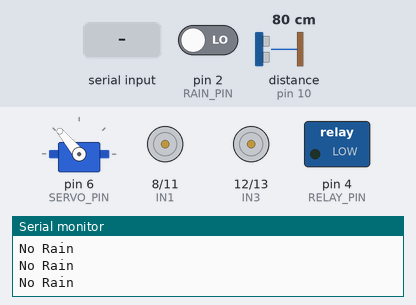
A sketch run on a simulated Arduino Uno, built with avr-gcc and run on an emulated ATmega328P. Shown: servo, motor-driver pin pairs drawn as motors (green arrow = first pin HIGH = forward, orange = second pin HIGH = backward, longer = more drive, scaled by the enable pin), switched loads named in the sketch (green lamp = pin HIGH), the last lines printed to the serial monitor. Wiring (inferred from the names in the program): ultrasonic range finder: trigger pin 9; echo pin 10. Inputs (shaded band) come from the test bench; at power-on: distance to the obstacle (sensor on pin 10) 80 cm, pin 2 (RAIN_PIN) LOW. The echo pulse lasts 58.3 µs per cm; pins used as bus, display or sensor lines are not drawn.

Above: at 1.2 s.
1.3 s: distance to the obstacle (sensor on pin 10) set to 12 cm
2.8 s: distance to the obstacle (sensor on pin 10) set to 9 cm
At 5.14 s:
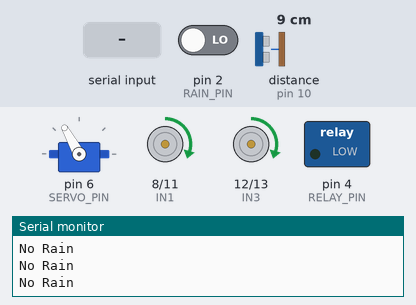
5.8 s: pin 2 (RAIN_PIN) driven HIGH
At 5.95 s:
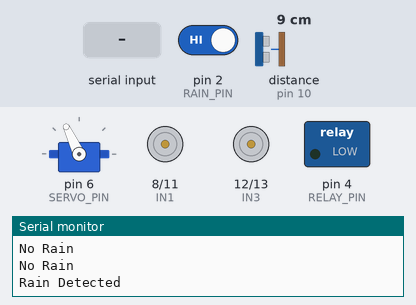
8.8 s: "STOPR\n" received over Serial
At 8.97 s:
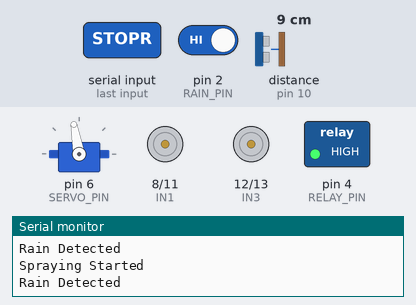
11.8 s: "STOPR\n" received over Serial
At 11.99 s:
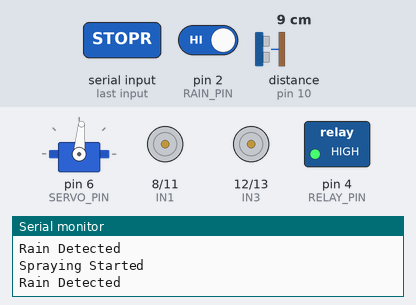
14.8 s: distance to the obstacle (sensor on pin 10) set to 2 cm
Timing chart, 0 to 30.2 s (numbered marks = the images above; inputs shaded):
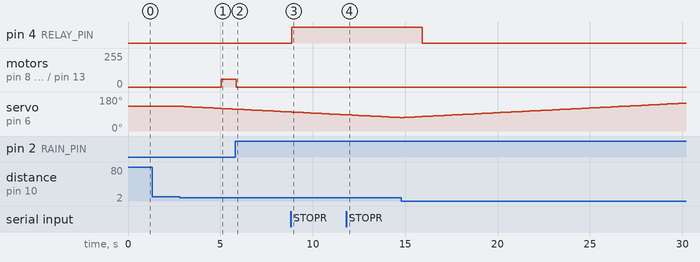

The sketch:

bot_arduino.ino
```cpp
#include <Servo.h>

/* MOTOR DRIVER */

#define ENA 5
#define ENB 3
#define IN1 8
#define IN2 11
#define IN3 12
#define IN4 13

/* RELAY */

#define RELAY_PIN 4

/* RAIN SENSOR */

#define RAIN_PIN 2

/* ULTRASONIC */

#define TRIG_PIN 9
#define ECHO_PIN 10

/* SERVO */

#define SERVO_PIN 6
Servo arm;

/* DISTANCE VARIABLES */

long duration;
float distance;

/* ARM CONTROL */

int servoPos = 130;
int minAngle = 10;
int maxAngle = 170;

float setPoint = 3.0;
float tolerance = 0.3;

/* MOVE DELAY TIMER */

unsigned long dryStartTime = 0;
bool waitingToMove = false;

/* DISEASE CONTROL */

bool diseaseStop = false;
String command = "";

/* SPRAY TIMER */

bool spraying = false;
unsigned long sprayStartTime = 0;

/* ---------------- DISTANCE FUNCTION ---------------- */

float getDistance() {

digitalWrite(TRIG_PIN, LOW);
delayMicroseconds(2);

digitalWrite(TRIG_PIN, HIGH);
delayMicroseconds(10);
digitalWrite(TRIG_PIN, LOW);

duration = pulseIn(ECHO_PIN, HIGH, 20000);

return duration * 0.034 / 2;

}

/* ---------------- MOTOR FUNCTIONS ---------------- */

void moveForward(){

digitalWrite(IN1,HIGH);
digitalWrite(IN2,LOW);

digitalWrite(IN3,HIGH);
digitalWrite(IN4,LOW);

}

void stopMotor(){

digitalWrite(IN1,LOW);
digitalWrite(IN2,LOW);

digitalWrite(IN3,LOW);
digitalWrite(IN4,LOW);

}

/* ---------------- SETUP ---------------- */

void setup(){

Serial.begin(9600);

pinMode(RAIN_PIN,INPUT);

pinMode(ENA,OUTPUT);
pinMode(ENB,OUTPUT);

pinMode(IN1,OUTPUT);
pinMode(IN2,OUTPUT);
pinMode(IN3,OUTPUT);
pinMode(IN4,OUTPUT);

pinMode(TRIG_PIN,OUTPUT);
pinMode(ECHO_PIN,INPUT);

pinMode(RELAY_PIN,OUTPUT);
digitalWrite(RELAY_PIN,LOW);

arm.attach(SERVO_PIN);
arm.write(servoPos);

analogWrite(ENA,60);
analogWrite(ENB,60);

Serial.println("System Started");

}

/* ---------------- LOOP ---------------- */

void loop(){

/* READ COMMAND FROM ESP8266 */

if (Serial.available()) {

command = Serial.readStringUntil('\n');
command.trim();

/* NEW STOPR COMMAND */

if (command == "STOPR") {

diseaseStop = true;

stopMotor();

digitalWrite(RELAY_PIN,HIGH);

spraying = true;
sprayStartTime = millis();

Serial.println("Spraying Started");

}

}

/* STOP SPRAY AFTER 4 SECONDS */

if(spraying && millis() - sprayStartTime >= 4000){

digitalWrite(RELAY_PIN,LOW);

spraying = false;
diseaseStop = false;

Serial.println("Spraying Finished");

}

/* RAIN CHECK */

int rain = digitalRead(RAIN_PIN);

String rainStatus="Dry";

/* STOP CONDITIONS */

if(rain == HIGH){

rainStatus="Rain Detected";

stopMotor();

waitingToMove=false;

}

else if(diseaseStop == true){

  rainStatus="Disease Detected";
  stopMotor();     // keep bot stopped

}


/* IF NO RAIN AND NO DISEASE */

else{

rainStatus="No Rain";

/* start waiting timer */

if(!waitingToMove){

dryStartTime = millis();
waitingToMove = true;

}

/* wait 5 seconds before moving */

if(millis() - dryStartTime >= 5000){

moveForward();

}

}

/* ---------------- ULTRASONIC SERVO CONTROL ---------------- */

distance = getDistance();

/* ignore far objects */

if (distance > 10 || distance == 0) {

delay(100);

}

else{

float error = setPoint - distance;

/* TOO CLOSE */

if (error > tolerance) {

if (servoPos < maxAngle) {

servoPos++;
arm.write(servoPos);

}

}

/* TOO FAR */

else if (error < -tolerance) {

if (servoPos > minAngle) {

servoPos--;
arm.write(servoPos);

}

}

}

/* SEND RAIN STATUS TO ESP8266 */

Serial.println(rainStatus);

delay(200);

}
```

Measured:
- the behaviour switches between 11 and 10 cm on distance to the obstacle (sensor on pin 10) (found by bisection; images 0 and 1)
- after the input at 2.8 s, servo on pin 6 (SERVO_PIN): moves from 130° to 116° over 2.6 s, starting after 0.24 s
- after the input at 5.8 s, motor on pin 8 (IN1) / pin 11 (IN2), motor on pin 12 (IN3) / pin 13 (IN4): forward 60/255 → stopped after 0.05 s
- after the input at 8.8 s, pin 4 (RELAY_PIN): LOW → HIGH after 0.07 s
- after the input at 11.8 s, pin 4 (RELAY_PIN): stays HIGH (without the input it goes to LOW after 1.1 s)
